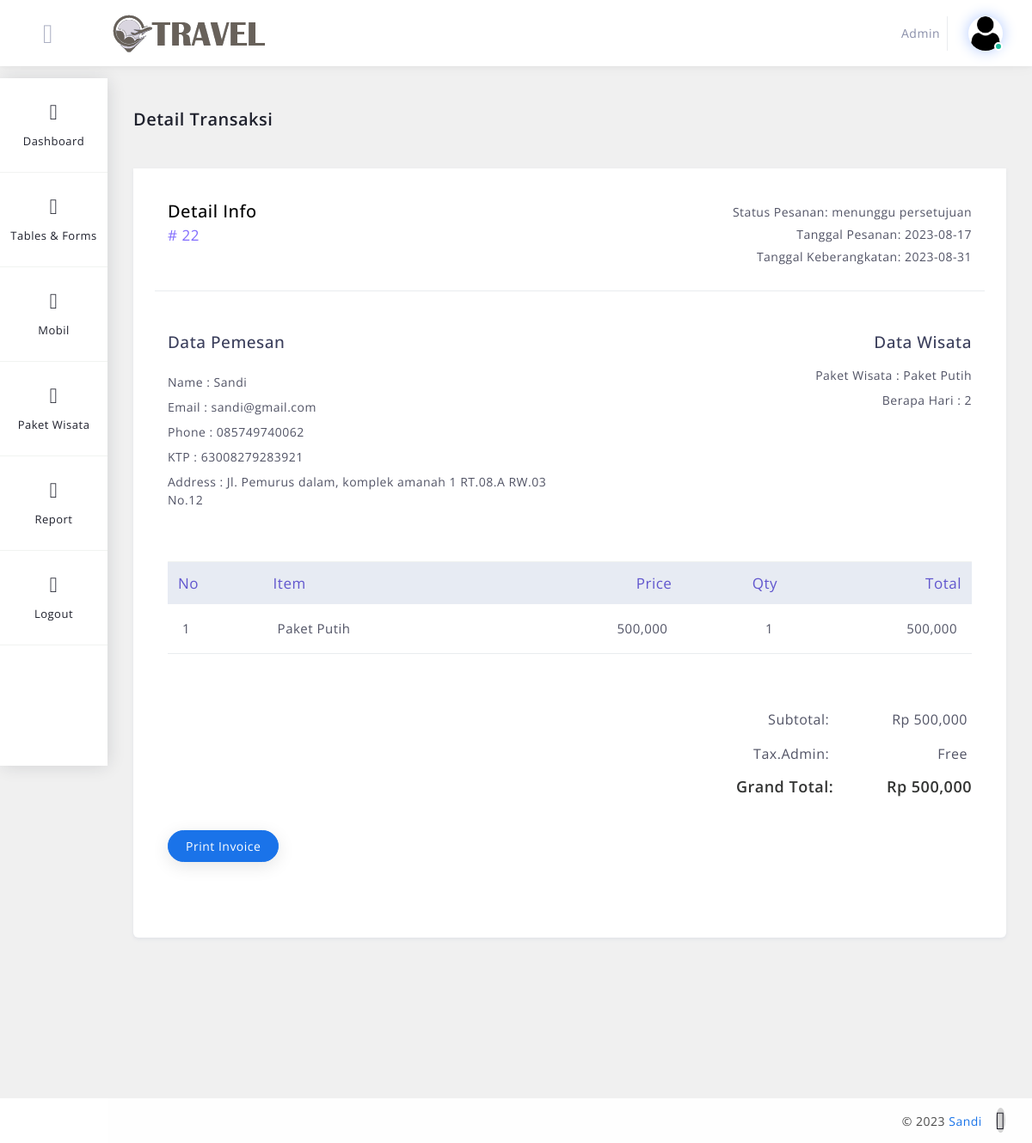
The page /tour/admin/detail_transaksi.php?id_transaksi=22 (signed in) on the database its author committed.
### tables this page shows
CREATE TABLE `transaksi` (
  `id_transaksi` int(11) NOT NULL,
  `jenis_transaksi` varchar(12) NOT NULL,
  `id_mobil` int(11) NOT NULL,
  `id_wisata` int(11) NOT NULL,
  `id_user` int(11) NOT NULL,
  `supir` varchar(16) NOT NULL,
  `harga` double NOT NULL,
  `qty` double NOT NULL,
  `total_harga` double NOT NULL,
  `status` varchar(32) NOT NULL,
  `gambar` varchar(32) NOT NULL,
  `gambar_pengembalian` varchar(32) NOT NULL,
  `tanggal` date NOT NULL,
  `tanggal_booking` date NOT NULL,
  `kondisi` varchar(18) NOT NULL,
  `ket` varchar(64) NOT NULL
);

CREATE TABLE `wisata` (
  `id_wisata` int(11) NOT NULL,
  `nama` varchar(64) NOT NULL,
  `tanggal` date NOT NULL,
  `harga` varchar(64) NOT NULL,
  `gambar` varchar(120) NOT NULL,
  `deskripsi` longtext NOT NULL,
  `status` varchar(48) NOT NULL,
  `kuota` varchar(32) NOT NULL,
  `berapa_hari` varchar(12) NOT NULL,
  `rating` varchar(11) NOT NULL
);

CREATE TABLE `users` (
  `id_user` int(11) NOT NULL,
  `username` varchar(64) NOT NULL,
  `email` varchar(92) NOT NULL,
  `password` varchar(120) NOT NULL,
  `gambar` varchar(64) NOT NULL,
  `no_hp` varchar(26) NOT NULL,
  `no_ktp` varchar(26) NOT NULL,
  `alamat` varchar(64) NOT NULL,
  `tanggal_lahir` date NOT NULL,
  `jenis_kelamin` varchar(20) NOT NULL,
  `role` varchar(32) NOT NULL
);

### tour/admin/detail_transaksi.php (the view, shortened to what this page needs)
<?php
include '../include/config.php';
if (isset($_GET['id_transaksi'])) {
    $id_transaksi = ($_GET["id_transaksi"]);
    $query = "SELECT transaksi.*, wisata.id_wisata, wisata.nama, wisata.tanggal, wisata.berapa_hari, users.id_user, users.username,users.email, users.no_hp,users.alamat,users.no_ktp FROM transaksi INNER JOIN wisata ON transaksi.id_wisata = wisata.id_wisata INNER Join users ON transaksi.id_user = users.id_user WHERE id_transaksi='$id_transaksi' and jenis_transaksi = 'wisata' ORDER BY id_transaksi DESC";
    $result = mysqli_query($conn, $query);
    $data = mysqli_fetch_assoc($result);
} else {
    echo "<script>alert('Masukkan data id.');window.location='tb_transaksi.php';</script>";
}
?>
<!DOCTYPE html>
<html lang="en">
<head>
    <link href="../bootstrap/css/bootstrap.min.css" rel="stylesheet" type="text/css" />
    <link href="../assets/css/plugins.css" rel="stylesheet" type="text/css" />
    <link href="../assets/css/ecommerce/invoice.css" rel="stylesheet" type="text/css" />
</head>
<body>
    <?php include "../template/header.php" ?>
    <div class="main-container" id="container">
        <?php include "../template/sidebar.php" ?>
        <div id="content" class="main-content">
            <div class="container">
                <div class="page-header">
                    <div class="page-title">
                        <h3>Detail Transaksi</h3>
                    </div>
                </div>
                <div class="row margin-bottom-120 invoice-print">
                    <div class="col-xl-12 col-lg-12 col-md-12 col-sm-12 col-12">
                        <div class="statbox widget box box-shadow">
                            <div class="widget-content invoice">
                                <div class="widget-content-area content-section">
                                    <div class="row invoice-top-section">
                                        <div class="col-sm-6 mb-4">
                                            <h5 class="invoice-info-title">Detail Info</h5>
                                            <p class="invoice-serial-number"># <?php echo $data['id_transaksi'] ?></p>
                                        </div>
                                        <div class="col-sm-6 mb-4 text-sm-right">
                                            <p class="invoice-order-status">Status Pesanan: <?php echo $data['status'] ?></p>
                                            <p class="invoice-order-date">Tanggal Pesanan: <?php echo $data['tanggal_booking'] ?></p>
                                            <p class="invoice-order-date">Tanggal Keberangkatan: <?php echo $data['tanggal'] ?></p>
                                        </div>
                                    </div>
                                    <div class="row mt-5 mb-5">
                                        <div class="col-md-6 col-sm-6 invoice-from">
                                            <h5 class="invoice-from-title mb-4">Data Pemesan</h5>
                                            <div class="row">
                                                <div class="col-12 mb-2">
                                                    <p>Name : <?php echo $data['username']; ?></p>
                                                </div>
                                                <div class="col-12 mb-2">
                                                    <p>Email : <?php echo $data['email']; ?></p>
                                                </div>
                                                <div class="col-12 mb-2">
                                                    <p>Phone : <?php echo $data['no_hp'] ?></p>
                                                </div>
                                                <div class="col-12 mb-2">
                                                    <p>KTP : <?php echo $data['no_ktp'] ?></p>
                                                </div>
                                                <div class="col-12 mb-2">
                                                    <p>Address : <?php echo $data['alamat'] ?></p>
                                                </div>
                                            </div>
                                        </div>
                                        <div class="col-md-6 col-sm-6 invoice-to text-sm-right">
                                            <h5 class="invoice-to-title mb-3">Data Wisata</h5>
                                            <div class="row mb-5">
                                                <div class="col-12 mb-2">
                                                    <p>Paket Wisata : <?php echo $data['nama'] ?></p>
                                                </div>
                                                <div class="col-12 mb-2">
                                                    <p>Berapa Hari : <?php echo $data['berapa_hari'] ?></p>
                                                </div>
                                            </div>
                                        </div>
                                    </div>
                                    <div class="row mt-5 mb-5">
                                        <div class="col-12">
                                            <div class="table-responsive">
                                                <table class="table">
                                                    <thead class="thead-light">
                                                        <tr>
                                                            <th scope="col">No</th>
                                                            <th scope="col">Item</th>
                                                            <th class="text-right" scope="col">Price</th>
                                                            <th class="text-right" scope="col">Qty</th>
                                                            <th class="text-right" scope="col">Total</th>
                                                        </tr>
                                                    </thead>
                                                    <tbody>
                                                        <?php
                                                        $no = 1;
                                                        $query = mysqli_query($conn, "SELECT transaksi.*, wisata.id_wisata, wisata.nama, users.id_user, users.username FROM transaksi INNER JOIN wisata ON transaksi.id_wisata = wisata.id_wisata INNER Join users ON transaksi.id_user = users.id_user where jenis_transaksi = 'wisata' and id_transaksi='$id_transaksi'   ORDER BY id_transaksi DESC;");
                                                        while ($row = mysqli_fetch_assoc($query)) {
                                                        ?>
                                                            <tr>
                                                                <td><?php echo $no++; ?></td>
                                                                <td><?php echo $row['nama']; ?></td>
                                                                <td class="text-right"><?php echo number_format($data['harga']); ?></td>
                                                                <td class="text-right"><?php echo $row['qty']; ?></td>
                                                                <td class="text-right"><?php echo number_format($data['total_harga']); ?></td>
                                                            </tr>
                                                        <?php } ?>
                                                    </tbody>
                                                </table>
                                            </div>
                                        </div>
                                    </div>
                                    <div class="row mt-4">
                                        <div class="col-12">
                                            <div class="invoice-total-amounts text-right">
                                                <div class="row">
                                                    <div class="col-sm-10 col-7 text-right">
                                                        <p class="mb-3">Subtotal: </p>
                                                    </div>
                                                    <div class="col-sm-2 col-5">
                                                        <p class="mb-3">Rp <?php echo number_format($data['total_harga']); ?></p>
                                                    </div>
                                                    <div class="col-sm-10 col-7 text-right">
                                                        <p class="mb-3">Tax.Admin: </p>
                                                    </div>
                                                    <div class="col-sm-2 col-5">
                                                        <p class="mb-3">Free</p>
                                                    </div>
                                                    <div class="col-sm-10 col-7 text-right">
                                                        <h4 class="mb-3">Grand Total: </h4>
                                                    </div>
                                                    <div class="col-sm-2 col-5">
                                                        <h4 class="mb-3">Rp <?php echo number_format($data['total_harga']); ?></h4>
                                                    </div>
                                                </div>
                                            </div>
                                        </div>
                                        <div class="col-12">
                                            <div class="row">
                                                <div class="col-sm-12 col-12">
                                                    <a href="cetak_detail_transaksi.php?id_transaksi=<?php echo $data['id_transaksi'] ?> " class="btn btn-primary btn-rounded send-invoice mb-5 mt-4">Print Invoice</a>
                                                </div>
                                            </div>
                                        </div>
                                    </div>
                                </div>
                            </div>
                        </div>
                    </div>
                </div>
            </div>
        </div>
    </div>
    <?php include "../template/footer.php" ?>
</body>
</html>

### tour/assets/css/ecommerce/invoice.css (style rules this page uses)
.invoice .widget-content-area { padding: 40px; }
.invoice .invoice-top-section { border-bottom: 1px solid #e9ecef; }
.invoice h5.invoice-info-title { font-size: 20px; font-weight: 500; color: #000; margin: 0 0 5px; line-height: 1; }
.invoice .invoice-serial-number { font-size: 17px; color: #816cfd; }
.invoice .invoice-order-status, .invoice .invoice-order-date { font-size: 14px; color: #515365; margin: 0 0 5px; }
.invoice .invoice-from { font-size: 14px; margin: 0 0 5px; }
.invoice .invoice-from .invoice-from-title { font-size: 15px; font-size: 19px; color: #3b3f5c; }
.invoice .invoice-from p { margin-bottom: 0; color: #515365; font-size: 14px; }
.invoice .invoice-to { font-size: 14px; margin: 0 0 5px; }
.invoice .invoice-to .invoice-to-title { font-size: 15px; font-size: 19px; color: #3b3f5c; margin: 0 0 5px; }
.invoice .invoice-to p { margin-bottom: 0; color: #515365; font-size: 14px; }
.invoice .table .thead-light th { font-size: 17px; background-color: #e7ebf3; border-color: #f1f3f1; color: #6156ce; font-weight: normal; }
.invoice .table > tbody > tr > td { font-size: 15px; color: #515365; border-top: none; border-bottom: solid 1px #e9ecef; padding: 17px; }
.invoice .invoice-total-amounts p { font-size: 16px; color: #515365; margin-right: 5px; }
.invoice .invoice-total-amounts h4 { font-size: 18px; color: #323332; font-weight: 600; }

### tour/assets/css/structure.css (style rules this page uses)
#content { margin-top: 92px; margin-left: 125px; width: 100%; width: 50%; flex-grow: 8; margin-bottom: 67px; transition: all .24s ease-in-out; }

### rows shown on the page
transaksi: id_transaksi "22", status "menunggu persetujuan", tanggal_booking "2023-08-17", id_wisata.tanggal "2023-08-31", id_user.username "Sandi", id_user.email "sandi@gmail.com", id_user.no_hp "085749740062", id_user.no_ktp "63008279283921", id_user.alamat "Jl. Pemurus dalam, komplek amanah 1 RT.08.A RW.03 No.12", id_wisata.nama "Paket Putih", id_wisata.berapa_hari "2", harga "500,000", qty "1", total_harga "500,000"

### other values the page prints
$_SESSION['users'] "Admin"
